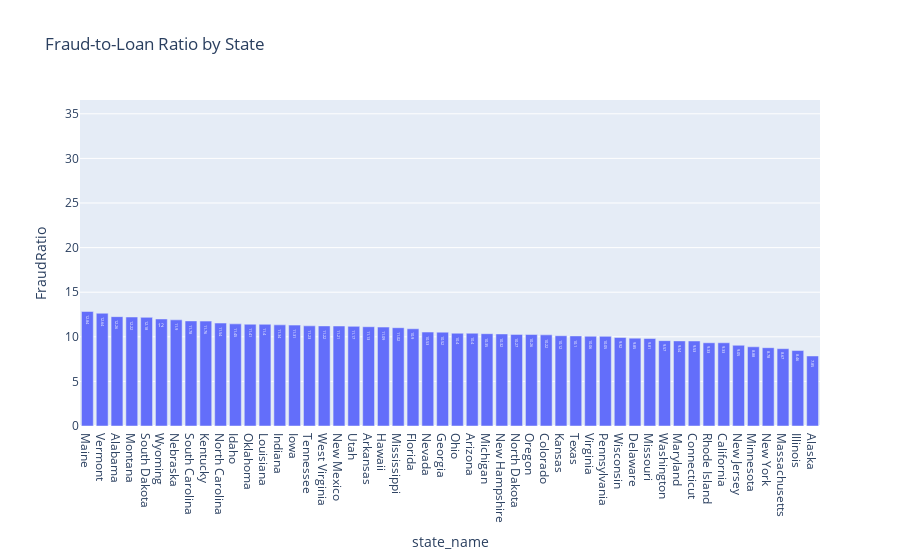

Here is the notebook cell this chart was saved with:
### Code cell
# create a new column for the fraud-to-loan ratio
fraud_count['FraudRatio'] = fraud_count['Is_Fraud_Anomaly'] / fraud_count['LoanNumber'] * 100
fraud_count['FraudRatio'] = fraud_count['FraudRatio'].round(2)

fraud_count_sorted = fraud_count.sort_values('FraudRatio', ascending=False)

# create a bar plot using plotly express
fig = px.bar(fraud_count_sorted, x='state_name', y='FraudRatio', title='Fraud-to-Loan Ratio by State', text='FraudRatio')


# show the plot
fig.show()

### Figure 1 — Plotly figure (JSON) as saved in the notebook; plotly's stock layout.template omitted (floating-point values rounded to 4 significant figures)
{"data": [{"alignmentgroup": "True", "hovertemplate": "state_name=%{x}<br>FraudRatio=%{text}<extra></extra>", "legendgroup": "", "marker": {"color": "#636efa", "pattern": {"shape": ""}}, "name": "", "offsetgroup": "", "orientation": "v", "showlegend": false, "text": [15.22, 12.84, 12.64, 12.26, 12.22, 12.18, 12, 11.9, 11.78, 11.76, 11.54, 11.45, 11.41, 11.4, 11.34, 11.31, 11.23, 11.22, 11.21, 11.17, 11.13, 11.09, 11.02, 10.9, 10.53, 10.52, 10.4, 10.4, 10.35, 10.32, 10.27, 10.26, 10.22, 10.12, 10.1, 10.06, 10.05, 9.92, 9.85, 9.81, 9.57, 9.54, 9.53, 9.33, 9.33, 9.05, 8.88, 8.78, 8.67, 8.46, 7.85, 6.67, 5.39, 4.97, 2.47, 0], "textposition": "auto", "type": "bar", "x": [null, "Maine", "Vermont", "Alabama", "Montana", "South Dakota", "Wyoming", "Nebraska", "South Carolina", "Kentucky", "North Carolina", "Idaho", "Oklahoma", "Louisiana", "Indiana", "Iowa", "Tennessee", "West Virginia", "New Mexico", "Utah", "Arkansas", "Hawaii", "Mississippi", "Florida", "Nevada", "Georgia", "Ohio", "Arizona", "Michigan", "New Hampshire", "North Dakota", "Oregon", "Colorado", "Kansas", "Texas", "Virginia", "Pennsylvania", "Wisconsin", "Delaware", "Missouri", "Washington", "Maryland", "Connecticut", "Rhode Island", "California", "New Jersey", "Minnesota", "New York", "Massachusetts", "Illinois", "Alaska", null, null, null, null, null], "xaxis": "x", "y": [15.22, 12.84, 12.64, 12.26, 12.22, 12.18, 12, 11.9, 11.78, 11.76, 11.54, 11.45, 11.41, 11.4, 11.34, 11.31, 11.23, 11.22, 11.21, 11.17, 11.13, 11.09, 11.02, 10.9, 10.53, 10.52, 10.4, 10.4, 10.35, 10.32, 10.27, 10.26, 10.22, 10.12, 10.1, 10.06, 10.05, 9.92, 9.85, 9.81, 9.57, 9.54, 9.53, 9.33, 9.33, 9.05, 8.88, 8.78, 8.67, 8.46, 7.85, 6.67, 5.39, 4.97, 2.47, 0], "yaxis": "y"}], "layout": {"barmode": "relative", "legend": {"tracegroupgap": 0}, "title": {"text": "Fraud-to-Loan Ratio by State"}, "xaxis": {"anchor": "y", "domain": [0, 1], "title": {"text": "state_name"}}, "yaxis": {"anchor": "x", "domain": [0, 1], "title": {"text": "FraudRatio"}}}}
